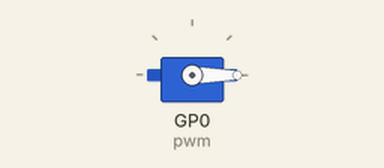
Recording of a program running on a simulated Raspberry Pi Pico running CircuitPython. On the bench: servo.

Above: at 1.05 s.
At 1.9 s:
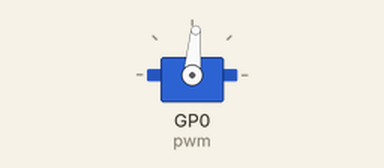
At 2.75 s:
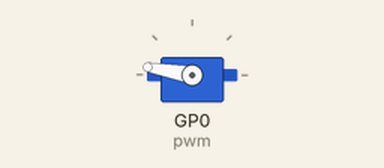
At 4.45 s:
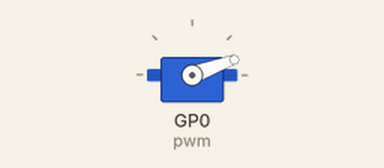
Timing chart, 0 to 9.3 s (numbered marks = the images above):
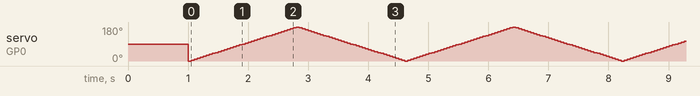

The program:

Servo1.py
```python
import time
import board
import pwmio
from adafruit_motor import servo

pwm = pwmio.PWMOut(board.GP0, duty_cycle=2 ** 15, frequency=50)

Yakroo_servo = servo.Servo(pwm)
Yakroo_servo.angle = 90
time.sleep(1)

while True:
    for angle in range(0, 180, 5):  # 0 - 180 degrees, 5 degrees at a time.
        Yakroo_servo.angle = angle
        time.sleep(0.05)
    for angle in range(180, 0, -5): # 180 - 0 degrees, 5 degrees at a time.
        Yakroo_servo.angle = angle
        time.sleep(0.05)
```
